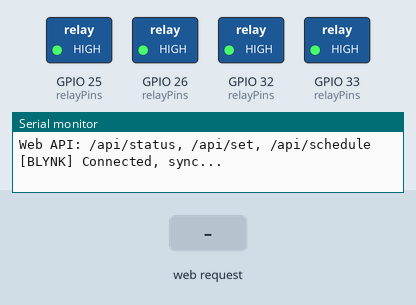
Recording of a sketch running on a simulated ESP32. On the bench: switched loads named in the sketch (green lamp = pin HIGH), the last lines printed to the serial monitor. The inputs (shaded band) are chosen by the test bench. WiFi joins after 1.5 s; servers stay silent unless stated; the local clock reads 2024-03-15 10:24:30 at power-on unless the sketch sets it; EEPROM starts erased.

Above: at 3.2 s.
3.3 s: HTTP request GET /api/toggle?ch=1 received
At 3.7 s:
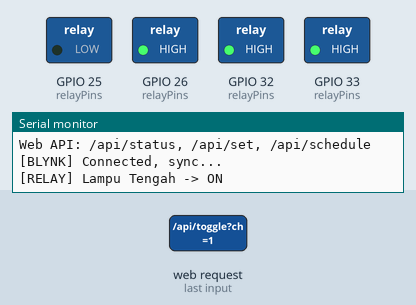
4.8 s: HTTP request GET /api/toggle?ch=0 received
At 5.8 s:
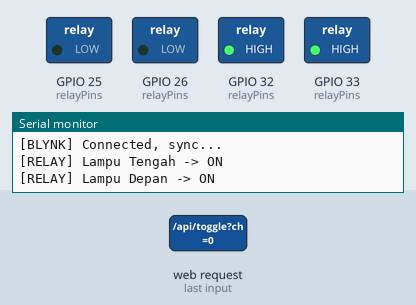
6.3 s: HTTP request GET /api/toggle?ch=1&state=1&enabled=1 received
At 7.1 s:
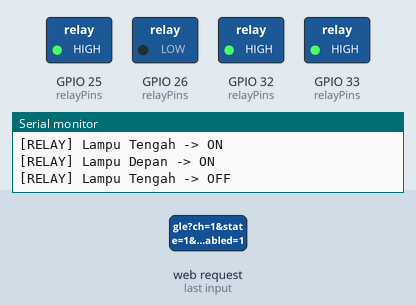
7.8 s: HTTP request GET /api/alloff received
At 8.8 s:
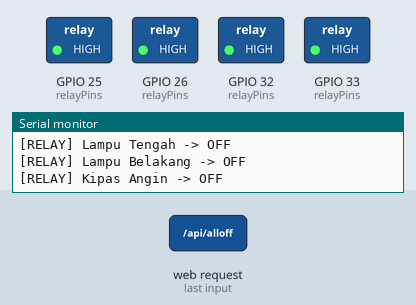
9.3 s: HTTP request GET /api/set?ch=1&state=1&enabled=1 received
At 10.5 s:
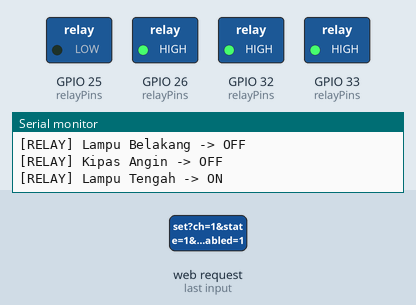
Timing chart, 0 to 31.5 s (numbered marks = the images above; inputs shaded):
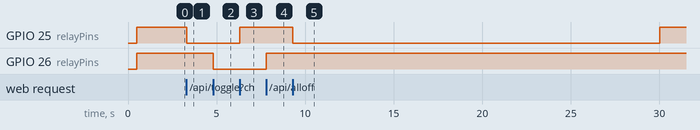

The sketch:

NoviaHome.ino
```cpp
#include <Arduino.h>
#include <WiFi.h>
#include <time.h>
#include "config.h"
#include "secrets.h"
#include "relay.h"
#include "blynk_control.h"
#include "web_server.h"

unsigned long lastScheduleCheck = 0;
unsigned long lastWifiCheck = 0;
int lastCheckedMinute = -1;

void setupTime() {
  configTime(GMT_OFFSET_SEC, DAYLIGHT_OFFSET_SEC, NTP_SERVER);
  Serial.println("[TIME] Sinkron NTP WIB...");
  struct tm timeinfo;
  int retry = 0;
  while (!getLocalTime(&timeinfo) && retry < 10) {
    delay(1000);
    retry++;
    Serial.print(".");
  }
  Serial.println();
  if (getLocalTime(&timeinfo)) {
    Serial.printf("[TIME] Jam sekarang: %02d:%02d:%02d\n",
      timeinfo.tm_hour, timeinfo.tm_min, timeinfo.tm_sec);
  } else {
    Serial.println("[TIME] Gagal sinkron NTP, scheduler pakai jam ESP32");
  }
}

void connectWifi() {
  Serial.printf("[WIFI] Connect ke %s ...\n", WIFI_SSID);
  WiFi.mode(WIFI_STA);
  WiFi.begin(WIFI_SSID, WIFI_PASS);
  int retry = 0;
  while (WiFi.status() != WL_CONNECTED && retry < 20) {
    delay(500);
    Serial.print(".");
    retry++;
  }
  Serial.println();
  if (WiFi.status() == WL_CONNECTED) {
    Serial.print("[WIFI] Connected! IP: ");
    Serial.println(WiFi.localIP());
  } else {
    Serial.println("[WIFI] Gagal connect, coba lagi nanti di loop");
  }
}

void setup() {
  Serial.begin(115200);
  delay(500);
  Serial.println("\n===== NOVIA HOME V2 - 4 CHANNEL =====");
  Serial.println("Depan, Tengah, Belakang, Kipas");

  relayInit();
  connectWifi();
  setupTime();
  blynkInit();
  webServerInit();

  Serial.println("[SYSTEM] Siap!");
  Serial.println("Blynk: V0 Depan, V1 Tengah, V2 Belakang, V3 Kipas");
  Serial.println("Web API: /api/status, /api/set, /api/schedule");
}

void loop() {
  // 1. Web Server lokal selalu jalan
  webServerHandle();

  // 2. Blynk kalau WiFi connect
  if (WiFi.status() == WL_CONNECTED) {
    blynkRun();
  }

  // 3. Reconnect WiFi tiap 10 detik kalau putus
  if (WiFi.status() != WL_CONNECTED && millis() - lastWifiCheck > 10000) {
    lastWifiCheck = millis();
    Serial.println("[WIFI] Reconnect...");
    WiFi.reconnect();
  }

  // 4. Scheduler cek tiap 1 menit / tiap ganti menit
  struct tm timeinfo;
  if (getLocalTime(&timeinfo)) {
    int currentMinute = timeinfo.tm_hour * 60 + timeinfo.tm_min;
    if (currentMinute != lastCheckedMinute) {
      lastCheckedMinute = currentMinute;
      scheduleCheck(timeinfo.tm_hour, timeinfo.tm_min);

      // Sinkronkan status ke Blynk biar tombol di HP tidak ketinggalan
      // Hanya kalau ada perubahan scheduler, blynkUpdate dipanggil di sini
      for (int i = 0; i < CHANNEL_COUNT; i++) {
        blynkUpdateChannel(i);
      }
    }
  }

  delay(10);
}
```

blynk_control.h
```cpp
#pragma once
#include <Arduino.h>

void blynkInit();
void blynkRun();
void blynkSyncAll();
void blynkUpdateChannel(int channel);
```

relay.h
```cpp
#pragma once
#include <Arduino.h>
#include "config.h"

struct Schedule {
  bool enabled = false;
  int onHour = 18;
  int onMinute = 0;
  int offHour = 6;
  int offMinute = 0;
};

void relayInit();
void relaySet(int channel, bool on);
void relayToggle(int channel);
bool relayGet(int channel);
void relayAllOff();
void relaySaveState();
void relayLoadState();

// Scheduler
void scheduleInit();
Schedule scheduleGet(int channel);
void scheduleSet(int channel, Schedule s);
void scheduleSave();
void scheduleLoad();
void scheduleCheck(int hour, int minute);
```

secrets.h
```cpp
#pragma once

#define WIFI_SSID "Tenda"
#define WIFI_PASS "Noke0710"

#define BLYNK_TEMPLATE_ID "TMPL6Yk8Hycr-"
#define BLYNK_TEMPLATE_NAME "Novia Home"
#define BLYNK_AUTH_TOKEN "uUhUdnlB22cqJfKinHQu8yGMXLRbgzf1"
```

web_server.h
```cpp
#pragma once
#include <Arduino.h>

void webServerInit();
void webServerHandle();
```

blynk_control.cpp
```cpp
#include "blynk_control.h"
#include "config.h"
#include "relay.h"
#include "secrets.h"
#include <WiFi.h>
#include <BlynkSimpleEsp32.h>

void blynkInit() {
  Blynk.config(BLYNK_AUTH_TOKEN);
}

void blynkRun() {
  Blynk.run();
}

void blynkSyncAll() {
  Blynk.syncVirtual(VPIN_DEPAN, VPIN_TENGAH, VPIN_BELAKANG, VPIN_KIPAS);
}

void blynkUpdateChannel(int channel) {
  bool st = relayGet(channel);
  switch (channel) {
    case CH_DEPAN: Blynk.virtualWrite(VPIN_DEPAN, st ? 1 : 0); break;
    case CH_TENGAH: Blynk.virtualWrite(VPIN_TENGAH, st ? 1 : 0); break;
    case CH_BELAKANG: Blynk.virtualWrite(VPIN_BELAKANG, st ? 1 : 0); break;
    case CH_KIPAS: Blynk.virtualWrite(VPIN_KIPAS, st ? 1 : 0); break;
  }
}

// ===== BLYNK HANDLER - Dari Aplikasi Blynk =====

BLYNK_CONNECTED() {
  Serial.println("[BLYNK] Connected, sync...");
  blynkSyncAll();
}

BLYNK_WRITE(VPIN_DEPAN) {
  int v = param.asInt();
  relaySet(CH_DEPAN, v == 1);
}

BLYNK_WRITE(VPIN_TENGAH) {
  int v = param.asInt();
  relaySet(CH_TENGAH, v == 1);
}

BLYNK_WRITE(VPIN_BELAKANG) {
  int v = param.asInt();
  relaySet(CH_BELAKANG, v == 1);
}

BLYNK_WRITE(VPIN_KIPAS) {
  int v = param.asInt();
  relaySet(CH_KIPAS, v == 1);
}
```

relay.cpp
```cpp
#include "relay.h"
#include <Preferences.h>

static const int relayPins[CHANNEL_COUNT] = {
  RELAY_DEPAN,
  RELAY_TENGAH,
  RELAY_BELAKANG,
  RELAY_KIPAS
};

static bool relayState[CHANNEL_COUNT] = {false, false, false, false};
static Schedule schedules[CHANNEL_COUNT];
static Preferences prefs;

void relayInit() {
  for (int i = 0; i < CHANNEL_COUNT; i++) {
    pinMode(relayPins[i], OUTPUT);
    digitalWrite(relayPins[i], RELAY_OFF);
  }
  // Load status terakhir + jadwal
  relayLoadState();
  scheduleLoad();

  // Terapkan status terakhir
  for (int i = 0; i < CHANNEL_COUNT; i++) {
    digitalWrite(relayPins[i], relayState[i] ? RELAY_ON : RELAY_OFF);
    Serial.printf("[RELAY] %s -> %s\n", CHANNEL_NAMES[i], relayState[i] ? "ON" : "OFF");
  }
}

void relaySet(int channel, bool on) {
  if (channel < 0 || channel >= CHANNEL_COUNT) return;
  relayState[channel] = on;
  digitalWrite(relayPins[channel], on ? RELAY_ON : RELAY_OFF);
  relaySaveState();
  Serial.printf("[RELAY] %s -> %s\n", CHANNEL_NAMES[channel], on ? "ON" : "OFF");
}

void relayToggle(int channel) {
  if (channel < 0 || channel >= CHANNEL_COUNT) return;
  relaySet(channel, !relayState[channel]);
}

bool relayGet(int channel) {
  if (channel < 0 || channel >= CHANNEL_COUNT) return false;
  return relayState[channel];
}

void relayAllOff() {
  for (int i = 0; i < CHANNEL_COUNT; i++) {
    relaySet(i, false);
  }
}

void relaySaveState() {
  prefs.begin("novia-home", false);
  for (int i = 0; i < CHANNEL_COUNT; i++) {
    String key = "state" + String(i);
    prefs.putBool(key.c_str(), relayState[i]);
  }
  prefs.end();
}

void relayLoadState() {
  prefs.begin("novia-home", true);
  for (int i = 0; i < CHANNEL_COUNT; i++) {
    String key = "state" + String(i);
    relayState[i] = prefs.getBool(key.c_str(), false);
  }
  prefs.end();
}

// ===== SCHEDULER =====

void scheduleInit() {
  // Default jadwal biar tidak kosong
  // Depan: 17:30 - 05:30
  schedules[CH_DEPAN] = {true, 17, 30, 5, 30};
  // Tengah: 18:00 - 22:00
  schedules[CH_TENGAH] = {true, 18, 0, 22, 0};
  // Belakang: 18:00 - 06:00
  schedules[CH_BELAKANG] = {true, 18, 0, 6, 0};
  // Kipas: mati default, user atur sendiri
  schedules[CH_KIPAS] = {false, 19, 0, 22, 0};
}

void scheduleSave() {
  prefs.begin("novia-sched", false);
  for (int i = 0; i < CHANNEL_COUNT; i++) {
    String p = "s" + String(i);
    prefs.putBool((p + "_en").c_str(), schedules[i].enabled);
    prefs.putInt((p + "_onH").c_str(), schedules[i].onHour);
    prefs.putInt((p + "_onM").c_str(), schedules[i].onMinute);
    prefs.putInt((p + "_offH").c_str(), schedules[i].offHour);
    prefs.putInt((p + "_offM").c_str(), schedules[i].offMinute);
  }
  prefs.end();
}

void scheduleLoad() {
  scheduleInit(); // isi default dulu
  prefs.begin("novia-sched", true);
  // Cek apakah sudah pernah disimpan
  if (!prefs.isKey("s0_en")) {
    prefs.end();
    scheduleSave();
    return;
  }
  for (int i = 0; i < CHANNEL_COUNT; i++) {
    String p = "s" + String(i);
    schedules[i].enabled = prefs.getBool((p + "_en").c_str(), schedules[i].enabled);
    schedules[i].onHour = prefs.getInt((p + "_onH").c_str(), schedules[i].onHour);
    schedules[i].onMinute = prefs.getInt((p + "_onM").c_str(), schedules[i].onMinute);
    schedules[i].offHour = prefs.getInt((p + "_offH").c_str(), schedules[i].offHour);
    schedules[i].offMinute = prefs.getInt((p + "_offM").c_str(), schedules[i].offMinute);
  }
  prefs.end();
}

Schedule scheduleGet(int channel) {
  if (channel < 0 || channel >= CHANNEL_COUNT) return Schedule();
  return schedules[channel];
}

void scheduleSet(int channel, Schedule s) {
  if (channel < 0 || channel >= CHANNEL_COUNT) return;
  schedules[channel] = s;
  scheduleSave();
}

// Cek tiap menit dari loop utama
void scheduleCheck(int hour, int minute) {
  int nowMin = hour * 60 + minute;
  for (int i = 0; i < CHANNEL_COUNT; i++) {
    if (!schedules[i].enabled) continue;

    int onMin = schedules[i].onHour * 60 + schedules[i].onMinute;
    int offMin = schedules[i].offHour * 60 + schedules[i].offMinute;

    bool shouldOn;
    if (onMin < offMin) {
      // Jadwal normal, misal 18:00 - 22:00
      shouldOn = (nowMin >= onMin && nowMin < offMin);
    } else if (onMin > offMin) {
      // Jadwal lewat tengah malam, misal 18:00 - 06:00
      shouldOn = (nowMin >= onMin || nowMin < offMin);
    } else {
      shouldOn = false;
    }

    if (relayGet(i) != shouldOn) {
      Serial.printf("[SCHED] %s auto -> %s (jam %02d:%02d)\n",
        CHANNEL_NAMES[i], shouldOn ? "ON" : "OFF", hour, minute);
      relaySet(i, shouldOn);
      // Update Blynk biar sinkron
      // Dipanggil dari blynk_control via callback, dihindari loop di sini
    }
  }
}
```

web_server.cpp
```cpp
#include "web_server.h"
#include "config.h"
#include "relay.h"
#include <WebServer.h>
#include <ArduinoJson.h>

static WebServer server(WEB_PORT);

String getStatusJson() {
  JsonDocument doc;
  doc["time"] = "WIB";
  JsonArray ch = doc["channels"].to<JsonArray>();
  for (int i = 0; i < CHANNEL_COUNT; i++) {
    JsonObject o = ch.add<JsonObject>();
    o["id"] = i;
    o["name"] = CHANNEL_NAMES[i];
    o["state"] = relayGet(i) ? 1 : 0;
    Schedule s = scheduleGet(i);
    o["sched_enabled"] = s.enabled ? 1 : 0;
    o["onHour"] = s.onHour;
    o["onMinute"] = s.onMinute;
    o["offHour"] = s.offHour;
    o["offMinute"] = s.offMinute;
  }
  String out;
  serializeJson(doc, out);
  return out;
}

void handleRoot() {
  server.send(200, "text/plain", "Novia Home V2 - API OK. Gunakan /api/status");
}

void handleStatus() {
  server.send(200, "application/json", getStatusJson());
}

void handleSet() {
  if (!server.hasArg("ch") || !server.hasArg("state")) {
    server.send(400, "application/json", "{\"error\":\"ch & state wajib\"}");
    return;
  }
  int ch = server.arg("ch").toInt();
  int st = server.arg("state").toInt();
  if (ch < 0 || ch >= CHANNEL_COUNT) {
    server.send(400, "application/json", "{\"error\":\"channel tidak valid\"}");
    return;
  }
  relaySet(ch, st == 1);
  server.send(200, "application/json", getStatusJson());
}

void handleToggle() {
  if (!server.hasArg("ch")) {
    server.send(400, "application/json", "{\"error\":\"ch wajib\"}");
    return;
  }
  int ch = server.arg("ch").toInt();
  relayToggle(ch);
  server.send(200, "application/json", getStatusJson());
}

void handleAllOff() {
  relayAllOff();
  server.send(200, "application/json", getStatusJson());
}

void handleSchedule() {
  // Contoh: /api/schedule?ch=0&enabled=1&onH=18&onM=0&offH=6&offM=0
  if (!server.hasArg("ch")) {
    server.send(400, "application/json", "{\"error\":\"ch wajib\"}");
    return;
  }
  int ch = server.arg("ch").toInt();
  Schedule s = scheduleGet(ch);
  if (server.hasArg("enabled")) s.enabled = server.arg("enabled").toInt() == 1;
  if (server.hasArg("onH")) s.onHour = server.arg("onH").toInt();
  if (server.hasArg("onM")) s.onMinute = server.arg("onM").toInt();
  if (server.hasArg("offH")) s.offHour = server.arg("offH").toInt();
  if (server.hasArg("offM")) s.offMinute = server.arg("offM").toInt();

  scheduleSet(ch, s);
  server.send(200, "application/json", getStatusJson());
}

void webServerInit() {
  server.on("/", handleRoot);
  server.on("/api/status", HTTP_GET, handleStatus);
  server.on("/api/set", HTTP_GET, handleSet);
  server.on("/api/toggle", HTTP_GET, handleToggle);
  server.on("/api/alloff", HTTP_GET, handleAllOff);
  server.on("/api/schedule", HTTP_GET, handleSchedule);
  server.begin();
  Serial.printf("[WEB] Server jalan di port %d\n", WEB_PORT);
}

void webServerHandle() {
  server.handleClient();
}
```

config.h
```cpp
#pragma once

// ===== RELAY PIN - ESP32 DevKit V1 =====
#define RELAY_DEPAN    26
#define RELAY_TENGAH   25
#define RELAY_BELAKANG 33
#define RELAY_KIPAS    32

// Relay aktif LOW
#define RELAY_ON  LOW
#define RELAY_OFF HIGH

// Jumlah channel
#define CHANNEL_COUNT 4

// Channel index
#define CH_DEPAN    0
#define CH_TENGAH   1
#define CH_BELAKANG 2
#define CH_KIPAS    3

// Nama channel untuk dashboard / serial
static const char* CHANNEL_NAMES[CHANNEL_COUNT] = {
  "Lampu Depan",
  "Lampu Tengah",
  "Lampu Belakang",
  "Kipas Angin"
};

// Blynk Virtual Pin
#define VPIN_DEPAN    V0
#define VPIN_TENGAH   V1
#define VPIN_BELAKANG V2
#define VPIN_KIPAS    V3

// NTP WIB
#define NTP_SERVER "pool.ntp.org"
#define GMT_OFFSET_SEC 25200 // GMT+7
#define DAYLIGHT_OFFSET_SEC 0

// Web Server Port
#define WEB_PORT 80
```

Measured:
- after the input at 3.3 s, GPIO 25 (relayPins): HIGH → LOW at once
- after the input at 4.8 s, GPIO 26 (relayPins): HIGH → LOW at once
- after the input at 6.3 s, GPIO 25 (relayPins): LOW → HIGH at once
- after the input at 7.8 s, GPIO 26 (relayPins): LOW → HIGH at once
- after the input at 9.3 s, GPIO 25 (relayPins): HIGH → LOW at once, → HIGH 20.7 s later
